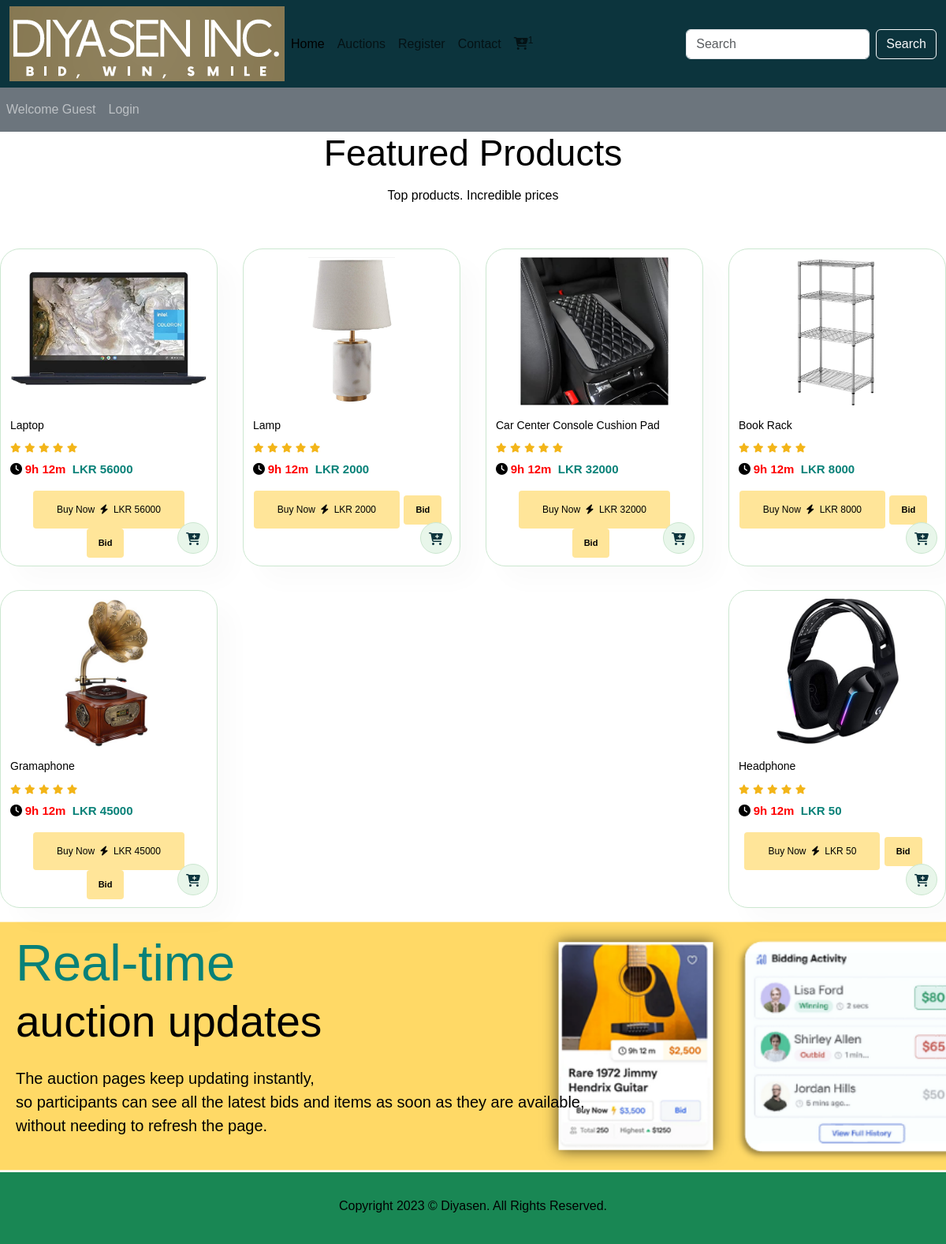
Screenshot of /display_all.php with the database file from the repository.
### tables this page shows
CREATE TABLE `products` (
  `product_id` int(11) NOT NULL,
  `product_title` varchar(100) NOT NULL,
  `product_description` varchar(255) NOT NULL,
  `product_keywords` varchar(255) NOT NULL,
  `category_id` int(11) NOT NULL,
  `product_image1` varchar(255) NOT NULL,
  `product_image2` varchar(255) NOT NULL,
  `product_image3` varchar(255) NOT NULL,
  `product_price` varchar(100) NOT NULL,
  `date` timestamp NOT NULL DEFAULT current_timestamp() ON UPDATE current_timestamp(),
  `status` varchar(100) NOT NULL
);

### functions/common_function.php (the view, shortened to what this page needs)
<?php
function get_all_products(){
    global $con;
    $select_query = "SELECT * FROM `products` ORDER BY rand()";
    $result_query = mysqli_query($con, $select_query);
    echo "<div class='pro-container'>";
    while ($row = mysqli_fetch_assoc($result_query)) {
        $product_id = $row['product_id'];
        $product_title = $row['product_title'];
        $product_image1 = $row['product_image1'];
        $product_price = $row['product_price'];
        echo "<div class='pro'>
            <div class='image-container'>
                <img src='./admin_area/product_images/$product_image1' alt=''>
            </div>
            <div class='des'>
                <h5>$product_title</h5>
                <div class='star'>
                    <i class='fas fa-star'></i>
                    <i class='fas fa-star'></i>
                    <i class='fas fa-star'></i>
                    <i class='fas fa-star'></i>
                    <i class='fas fa-star'></i>
                </div>
                <h4><i class='fas fa-clock clock'>&nbsp;</i><span>9h 12m</span> &nbsp;LKR $product_price</h4>
            </div>
            <a href='#'><i class='fas fa-cart-plus cart'></i></a>
            <button class='product-Button' onclick='redirectToProductDetails($product_id)'>Buy Now &nbsp;<i class='fas fa-bolt'></i> &nbsp;LKR $product_price</button>
            <button class='product-bid' onclick='redirectToCart($product_id)'>Bid</button>
        </div>";
    }
    echo "</div>";
}
?>

### display_all.php (shortened to what this page needs)
<?php
include('./includes/connect.php');
include('functions/common_function.php');
?>
<!DOCTYPE html>
<html lang="en">
<head>
    <link href="https://cdn.jsdelivr.net/npm/bootstrap@5.3.0/dist/css/bootstrap.min.css" rel="stylesheet">
    <link rel="stylesheet" href="https://cdnjs.cloudflare.com/ajax/libs/font-awesome/6.4.0/css/all.min.css" />
    <link rel="stylesheet" href="homestyle.css">
</head>
<body>
     <div class="container-fluid p-0">
        <nav class="navbar navbar-expand-lg" style="background-color: #0c343d;">
            <div class="container-fluid">
                <a href="#"><img src="img/logopro.PNG" class="logo" alt=""></a>
                <div class="collapse navbar-collapse" id="navbarSupportedContent">
                    <ul class="navbar-nav me-auto mb-2 mb-lg-0">
                        <li class="nav-item">
                            <a class="nav-link active" aria-current="page" href="myfirstphp.php">Home</a>
                        </li>
                        <li class="nav-item">
                            <a class="nav-link" href="display_all.php">Auctions</a>
                        </li>
                        <li class="nav-item">
                            <a class="nav-link" href="./users_area/user_registration.php">Register</a>
                        </li>
                        <li class="nav-item">
                            <a class="nav-link" href="#">Contact</a>
                        </li>
                        <li class="nav-item">
                            <a class="nav-link" href="cart.php"><i class="fas fa-cart-plus"></i><sup>1</sup></a>
                        </li>
                    </ul>
                    <form class="d-flex" role="search">
                        <input class="form-control me-2" type="search" placeholder="Search" aria-label="Search">
                        <button class="btn btn-outline-light" type="submit">Search</button>
                    </form>
                </div>
            </div>
        </nav>
        <nav class="navbar navbar-expand-lg navbar-dark bg-secondary">
            <ul class="navbar-nav me-auto">
            <?php
                        if (!isset($_SESSION['username'])) {
                            echo '<a class="nav-link" href="./users_area/user_login.php">Welcome Guest</a>';
                        } else {
                            echo '<a class="nav-link" href="./users_area/profile.php">Welcome ' . $_SESSION['username'] . '</a>';
                        }
                if(!isset ($_SESSION['username'])){
                    echo "<li class='nav-item'>
                    <a class='nav-link' href='./users_area/user_login.php'>Login</a>
                </li>";
                }else{
                    echo "<li class='nav-item'>
                    <a class='nav-link' href='./users_area/logout.php'>Logout</a>
                </li>";
                }
                ?>
        </nav>
        <section id="product1" class="section-p1">
    <h2>Featured Products</h2>
    <p>Top products. Incredible prices</p>
    <?php
    get_all_products();
    ?>
</section>
<section id="banner" class="section-m1">
        <h1>Real-time</h1>
        <h2>auction updates</h2>
        <p>The auction pages keep updating instantly,</br>so participants can see all the latest bids and items as soon as they are available,</br>without needing to refresh the page.</p>
    </section>
      <?php include("./includes/footer.php") ?>
        </div>
    </body>
</html>

### includes/footer.php
<div class="bg-success p-3 text-center">
        <p>Copyright 2023 © Diyasen. All Rights Reserved.</p>
        </div>

### homestyle.css (style rules this page uses)
* { margin: 0; padding: 0; box-sizing: border-box; font-family: 'Spartan', sans-serif; }
h1 { font-size: 50px; line-height: 64px; color: black; }
h2 { font-size: 46px; line-height: 54px; color: black; }
h4 { font-size: 20px; color: black; }
p { font-size: 16px; color: black; margin: 15px 0 20px 0; }
body { width: 100%; }
.logo { width:7% height:7%; }
#product1 { text-align: center; }
#product1 .pro-container { display: flex; justify-content: space-between; padding-top: 20px; flex-wrap: wrap; }
#product1 .pro { width: 23%; min-width: 250px; padding: 10px 12px; border: 1px solid #cce7d0; border-radius: 25px; cursor: pointer; box-shadow: 20px 20px 30px rgba(0, 0, 0, 0.02); margin: 15px 0; transition: 0.2s ease; position: relative; }
.pro .image-container { width: 100%; height: 0; padding-bottom: 75%; position: relative; }
.pro .image-container img { position: absolute; top: 0; left: 0; width: 100%; height: 100%; object-fit: contain; border-radius: 20px; }
#product1 .pro .des { text-align: start; padding: 10px 0; }
#product1 .pro .des h5 { padding-top: 7px; color: black; font-size: 14px; }
#product1 .pro .des i { font-size: 12px; color: rgb(243, 181, 25); }
#product1 .pro .des h4 { padding-top: 7px; font-size: 15px; font-weight: 700; color: #088178; }
#product1 .pro .des h4 span { padding-top: 7px; font-size: 15px; font-weight: 700; color: red; }
#product1 .pro .clock { font-size: 15px !important; color: black !important; }
#product1 .pro .cart { width: 40px; height: 40px; line-height: 40px; border-radius: 50px; background-color: #e8f6ea; color: #0c343d; border: 1px solid #cce7d0; position: absolute; bottom: 15px; right: 10px; }
#product1 .pro button.product-Button { font-size: 12px; font-weight: 500; padding: 15px 30px; color: black; background-color: #ffe599; border-radius: 4px; cursor: pointer; border: none; outline: none; transition: 0.2s; display: inline-block; }
#product1 .pro button.product-bid { font-size: 11px; font-weight: 600; padding: 10px 15px; color: black; background-color: #ffe599; border-radius: 4px; cursor: pointer; border: none; outline: none; transition: 0.2s; display: inline-block; margin-left: 1px; margin-right: 10px; }
#banner { display: flex; flex-direction: column; justify-content: center; align-items: flex-start; text-align: left; background-image: url("img/activity.PNG"); width: 100%; height: 40vh; background-size: cover; background-position: center; }
#banner h1 { color: #088178; font-size: 65px; padding: 5px 20px; margin-bottom: 5px; }
#banner h2 { color: black; font-size: 55px; padding: 5px 20px; margin-top: 0; margin-bottom: 5px; }
#banner p { color: black; font-size: 20px; padding: 20px 20px; margin-top: 0; margin-bottom: 5px; }

### rows the page displays
products: product_image1 (picture), product_title "Laptop", product_price "56000"
products: product_image1 (picture), product_title "Lamp", product_price "2000"
products: product_image1 (picture), product_title "Car Center Console Cushion Pad", product_price "32000"
products: product_image1 (picture), product_title "Book Rack", product_price "8000"
products: product_image1 (picture), product_title "Gramaphone", product_price "45000"
products: product_image1 (picture), product_title "Headphone", product_price "50"
